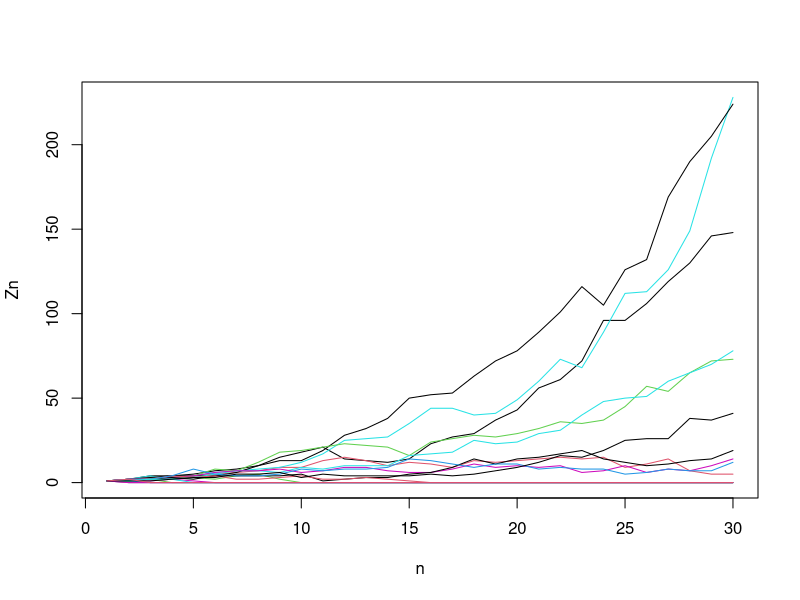
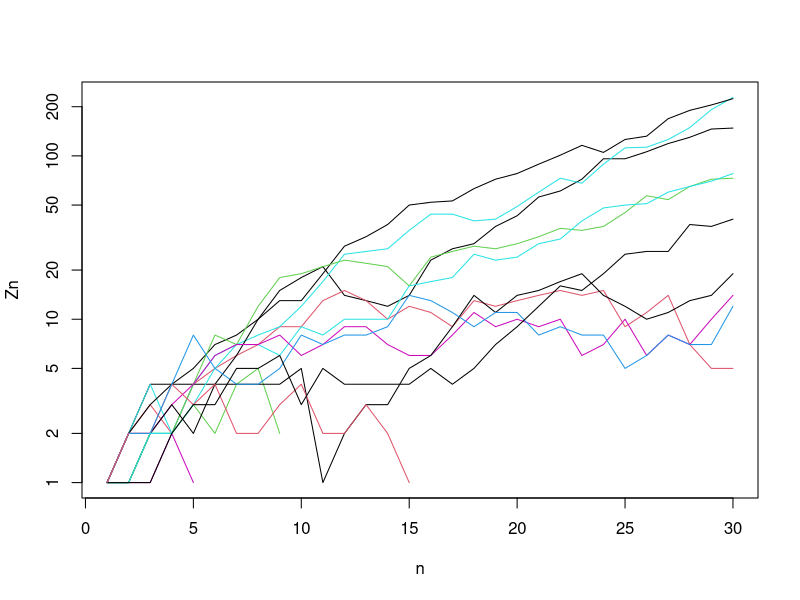
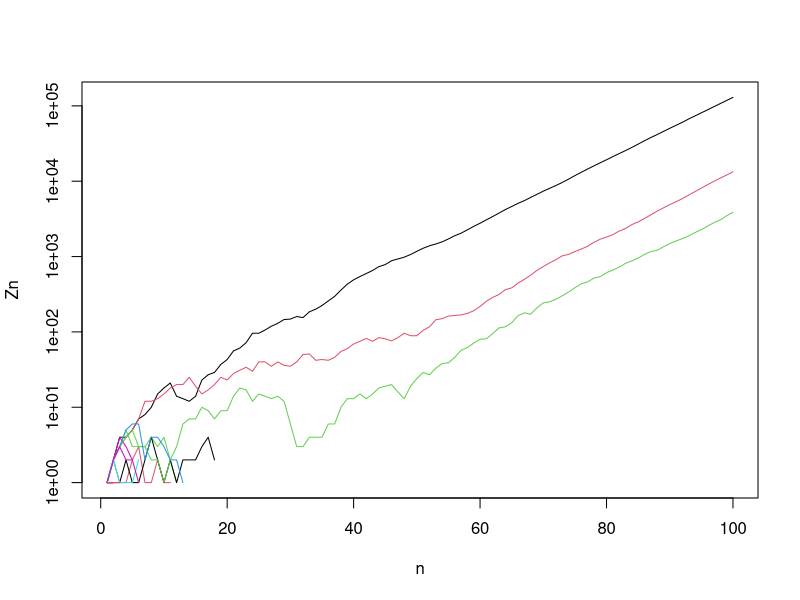
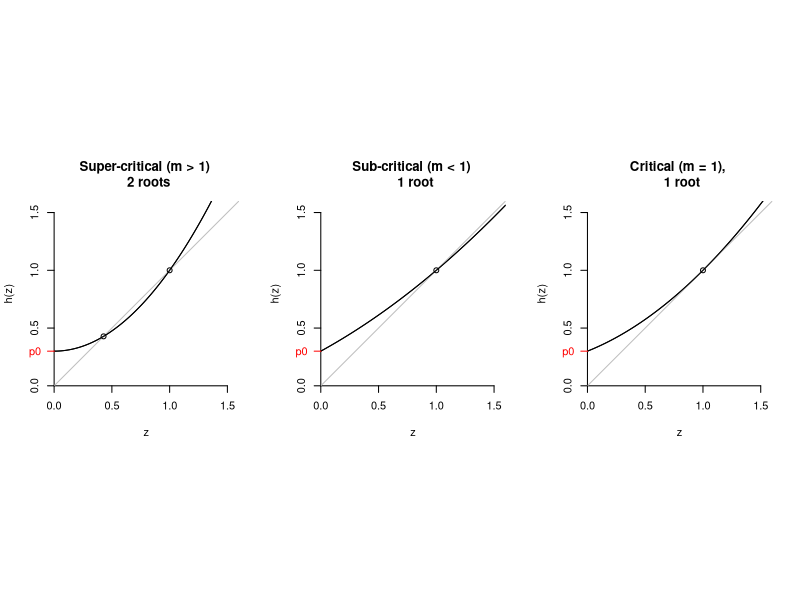
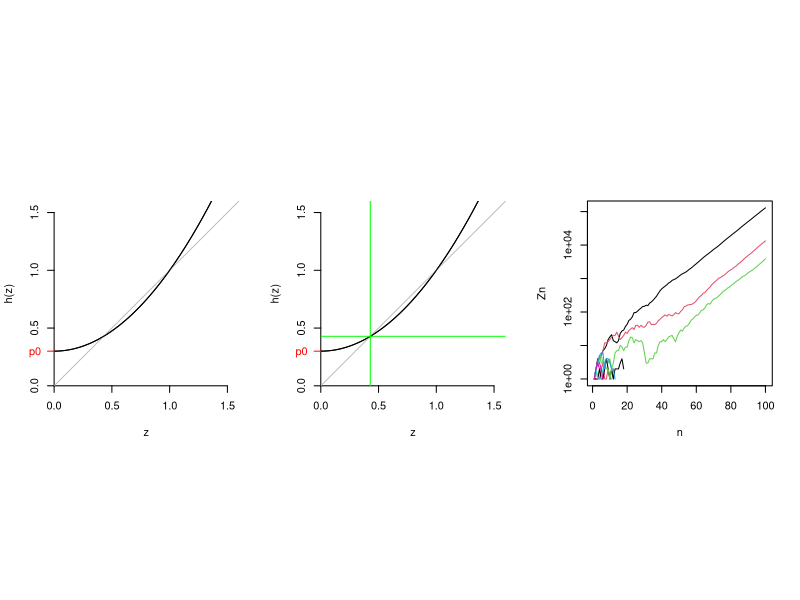

Recreate these plots in R, in order.
## ---- chunk 1
  k = 0:2
  p0 = .3; p1 = .3; p2 = .4;
  p_k = c(p0, p1, p2)
  Z1 = 1
  set.seed(9)
  (kids.of.Z1 = sample(x = k, size = Z1, replace = T, prob = p_k))
  (Z2 = sum(kids.of.Z1))
  (kids.of.Z2 = sample(x = k, size = Z2, replace = T, prob = p_k))
  (Z3 = sum(kids.of.Z2))
  (kids.of.Z3 = sample(x = k, size = Z3, replace = T, prob = p_k))
  (Z4 = sum(kids.of.Z3))
## ---- chunk 2
  #A function   
  branch <- function(n_max = 30, pk = c(p0, p1, p2), Z1 = 1)
  {
      Z.vec <- rep(NA, n_max)
      Z.vec[1] <- Z1
      for (i in 1:(n_max-1))
      {
          Z.vec[i+1] <- sum(sample(x = k,
                                   size = Z.vec[i],
                                   replace = T,
                                   prob = p_k))
      }
      return(Z.vec)
  }
  set.seed(19); branch()
  set.seed(99);  branch()
## ---- chunk 3
  n_trials = 20; n_gen = 30
  Z.mat <- matrix(NA, n_trials, n_gen)
  set.seed(131) 
  for (i in 1:n_trials)
      Z.mat[i,] <- branch(n_max = n_gen)
  matplot(t(Z.mat),
          type = "l", lty = 1, ylab = "Zn", xlab = "n")
## ---- chunk 4
  suppressWarnings(matplot(t(Z.mat), log = "y", type = "l", lty = 1, ylab = "Zn", xlab = "n"))
  surviving = ifelse(Z.mat[,n_gen] == 0, "extinct", "survive")
  foo <- prop.table(table(surviving))

  print( prop.table(table(surviving)) )
## ---- chunk 5
  n_trials = 20; n_gen = 100
  Z.mat <- matrix(NA, n_trials, n_gen)
  set.seed(131) 
  for (i in 1:n_trials)
      Z.mat[i,] <- branch(n_max = n_gen)
  suppressWarnings(matplot(t(Z.mat), log = "y", type = "l", lty = 1, ylab = "Zn", xlab = "n"))
## ---- chunk 6
  par(mfrow = c(1,3), pty = "s")
  z = seq(0, 1.6, .01)
  pk = c(.3, .0, .7); names(pk) <- 0:2
  d <- pk["0"]
  for (i in 1:10)
  {
      d <- pk["0"]  + pk["1"]*d + pk["2"]*d^2
  }
  ##  super-critical 
  hz = pk["0"]  + pk["1"]*z + pk["2"]*z^2
  plot.fun <- function(z, hz)
  {
      plot(z, hz, type = "l", ylim = c(0,1.6),
           ylab = "h(z)",
           yaxs = "i", xaxs = "i", axes = F)
      axis(1, at = seq(0, 1.5, .5))
      axis(2, at = seq(0, 1.5, .5))
      abline(0,1, col = "grey")
      lines(z, hz)
      axis(2, at = pk["0"], labels = "p0",
           col.axis = "red", col = "red",
           lwd = 1, las = 2)
  }
  plot.fun(z,hz)
  points(c(d, 1),c(d, 1))
  title("Super-critical (m > 1) \n 2 roots")
  ## sub-critical
  pk = c(.3, .55, .15); names(pk) <- 0:2
  hz = pk["0"]  + pk["1"]*z + pk["2"]*z^2
  plot.fun(z,hz)
  title("Sub-critical (m < 1) \n 1 root")
  points(1,1)
  ## critical
  pk = c(.3, .4, .3); names(pk) <- 0:2
  hz = pk["0"]  + pk["1"]*z + pk["2"]*z^2
  plot.fun(z, hz)
  title("Critical (m = 1), \n 1 root")
  points(1,1)
## ---- chunk 7
  pk = c(.3, .0, .7); names(pk) <- 0:2
  z = seq(0, 1.6, .01)
  hz = pk["0"]  + pk["1"]*z + pk["2"]*z^2
  plot.fun(z,hz)
## ---- chunk 8
  pk = c(.3, .0, .7); names(pk) <- 0:2 ## our example
  d <- pk["0"] # initial value
  for (i in 1:20)
  {
      d <- pk["0"]  + pk["1"]*d + pk["2"]*d^2
      if (i %in% c(1,2,19,20))
          print(paste(i, d))
  }
## ---- chunk 9
  pk = c(.3, .0, .7); names(pk) <- 0:2
  z = seq(0, 1.6, .01)
  hz = pk["0"]  + pk["1"]*z + pk["2"]*z^2
  plot.fun(z,hz)
  abline(h = d, col = "green")
  abline(v = d, col = "green")
## ---- chunk 10
    suppressWarnings(matplot(t(Z.mat), log = "y", type = "l", lty = 1, ylab = "Zn", xlab = "n"))
